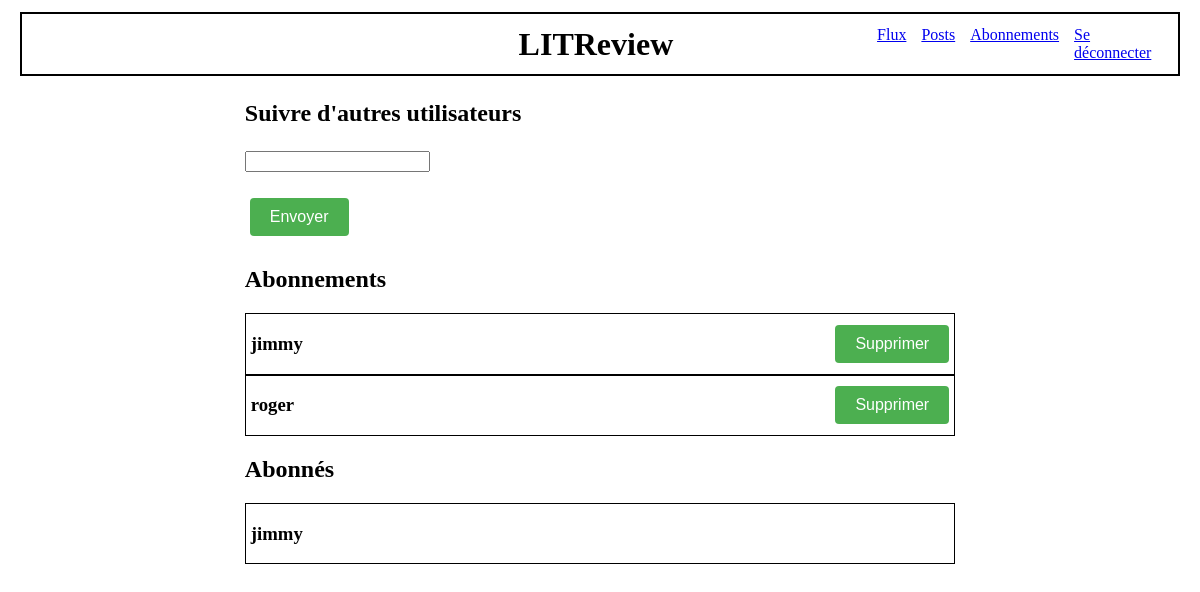
The page /subscriptions/ (signed in) on the database its author committed.
### appli/models.py (models this page shows)
class UserFollows(models.Model):
    user = models.ForeignKey(
        to=settings.AUTH_USER_MODEL, on_delete=models.CASCADE, related_name='following')
    followed_user = models.ForeignKey(
        to=settings.AUTH_USER_MODEL, on_delete=models.CASCADE, related_name='followed_by')
    class Meta:
        unique_together = ('user', 'followed_user')

### authentication/models.py (models this page shows)
class User(AbstractUser):
    profile_photo = models.ImageField(verbose_name='Photo de profil', null=True)

### appli/views.py (the view, shortened to what this page needs)
# urls.py: path('subscriptions/', appli.views.check_user_to_follow, name='subscriptions'),
@login_required
def check_user_to_follow(request):
    message = ""
    form = forms.UserToFollowForm(request.POST)
    user_follows = models.UserFollows()
    followed_users = UserFollows.objects.filter(user=request.user)
    followers = User.objects.filter(
        id__in=request.user.followed_by.all().values_list('user', flat=True)
    )
    context = {
        'form': form,
        'followed_users': followed_users,
        'followers': followers,
        'message': message,
    }
    return render(request, 'appli/subscriptions.html', context=context)

### appli/forms.py
class UserToFollowForm(forms.Form):
    user_to_follow = forms.CharField(
        error_messages={'required': ''},  # Message vide pour l'erreur 'required'
    )

### appli/templates/appli/subscriptions.html (shortened to what this page needs)
{% extends 'base_connected.html' %}
{% block content %}
    <div class="div_margins">
        <h2><p>Suivre d'autres utilisateurs</p></h2>
        <form method="post">
            <p>{{ form.user_to_follow }} {{ message }}</p>
            <button type="submit" class="button">Envoyer</button>
        </form>
    </div>
    <div class="div_margins">
        <h2>Abonnements</h2>
        {% for instance in followed_users %}
            <div class="div_table_border">
                <div>
                    <h3>{{ instance.followed_user.username }}</h3>
                </div>
                <div>
                    <a href="{% url 'delete_following' instance.id %}" class="button">Supprimer</a>
                </div>
            </div>
        {% endfor %}
    </div>
    <div class="div_margins">
        <h2>Abonnés</h2>
        {% for instance in followers %}
            <div class="div_table_border">
                <h3>{{ instance.username }}</h3>
            </div>
        {% endfor %}
    </div>
{% endblock content %}

### static/styles.css (style rules this page uses)
.div_margins { margin-left: 20%; margin-right: 20%; }
.div_table_border { padding-left: 5px; border-width: 1px; border-style: solid; border-color: black; display: flex; justify-content: space-between; align-items: center; }
.button { display: inline-block; padding: 10px 20px; margin: 10px 5px; background-color: #4CAF50; color: white; text-decoration: none; border-radius: 4px; border: none; cursor: pointer; font-family: Arial, sans-serif; font-size: 16px; transition: background-color 0.3s; }

### rows shown on the page
UserFollows: followed_user.username "jimmy"
UserFollows: followed_user.username "roger"
User: username "jimmy"
